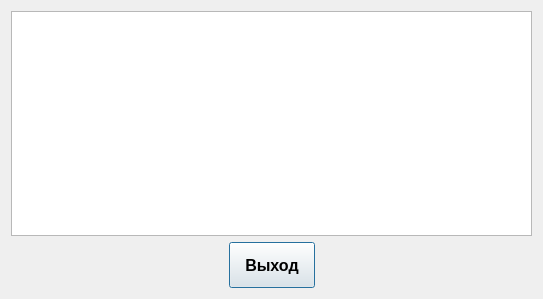
<?xml version="1.0" encoding="UTF-8"?>
<ui version="4.0">
 <class>Clock_Timer_msg</class>
 <widget class="QDialog" name="Clock_Timer_msg">
  <property name="geometry">
   <rect>
    <x>0</x>
    <y>0</y>
    <width>543</width>
    <height>299</height>
   </rect>
  </property>
  <property name="minimumSize">
   <size>
    <width>543</width>
    <height>299</height>
   </size>
  </property>
  <property name="maximumSize">
   <size>
    <width>728</width>
    <height>499</height>
   </size>
  </property>
  <property name="windowTitle">
   <string>Сообщение</string>
  </property>
  <property name="windowIcon">
   <iconset resource="Clock_new_p.qrc">
    <normaloff>:/warning.ico</normaloff>:/warning.ico</iconset>
  </property>
  <property name="sizeGripEnabled">
   <bool>false</bool>
  </property>
  <property name="modal">
   <bool>false</bool>
  </property>
  <layout class="QGridLayout" name="gridLayout">
   <item row="0" column="0">
    <widget class="QTextEdit" name="textEdit_msg">
     <property name="font">
      <font>
       <pointsize>12</pointsize>
       <weight>75</weight>
       <bold>true</bold>
      </font>
     </property>
     <property name="contextMenuPolicy">
      <enum>Qt::CustomContextMenu</enum>
     </property>
     <property name="readOnly">
      <bool>true</bool>
     </property>
     <property name="html">
      <string>&lt;!DOCTYPE HTML PUBLIC &quot;-//W3C//DTD HTML 4.0//EN&quot; &quot;http://www.w3.org/TR/REC-html40/strict.dtd&quot;&gt;
&lt;html&gt;&lt;head&gt;&lt;meta name=&quot;qrichtext&quot; content=&quot;1&quot; /&gt;&lt;style type=&quot;text/css&quot;&gt;
p, li { white-space: pre-wrap; }
&lt;/style&gt;&lt;/head&gt;&lt;body style=&quot; font-family:'MS Shell Dlg 2'; font-size:12pt; font-weight:600; font-style:normal;&quot;&gt;
&lt;p style=&quot;-qt-paragraph-type:empty; margin-top:0px; margin-bottom:0px; margin-left:0px; margin-right:0px; -qt-block-indent:0; text-indent:0px;&quot;&gt;&lt;br /&gt;&lt;/p&gt;&lt;/body&gt;&lt;/html&gt;</string>
     </property>
    </widget>
   </item>
   <item row="1" column="0">
    <layout class="QHBoxLayout" name="horizontalLayout_5">
     <item>
      <spacer name="horizontalSpacer_3">
       <property name="orientation">
        <enum>Qt::Horizontal</enum>
       </property>
       <property name="sizeHint" stdset="0">
        <size>
         <width>40</width>
         <height>20</height>
        </size>
       </property>
      </spacer>
     </item>
     <item>
      <widget class="QPushButton" name="pushB_exit">
       <property name="sizePolicy">
        <sizepolicy hsizetype="Fixed" vsizetype="Fixed">
         <horstretch>0</horstretch>
         <verstretch>0</verstretch>
        </sizepolicy>
       </property>
       <property name="minimumSize">
        <size>
         <width>86</width>
         <height>46</height>
        </size>
       </property>
       <property name="maximumSize">
        <size>
         <width>86</width>
         <height>46</height>
        </size>
       </property>
       <property name="font">
        <font>
         <pointsize>12</pointsize>
         <weight>75</weight>
         <bold>true</bold>
        </font>
       </property>
       <property name="contextMenuPolicy">
        <enum>Qt::CustomContextMenu</enum>
       </property>
       <property name="text">
        <string>Выход</string>
       </property>
      </widget>
     </item>
     <item>
      <spacer name="horizontalSpacer_4">
       <property name="orientation">
        <enum>Qt::Horizontal</enum>
       </property>
       <property name="sizeHint" stdset="0">
        <size>
         <width>40</width>
         <height>20</height>
        </size>
       </property>
      </spacer>
     </item>
    </layout>
   </item>
  </layout>
 </widget>
 <resources>
  <include location="Clock_new_p.qrc"/>
 </resources>
 <connections/>
</ui>
